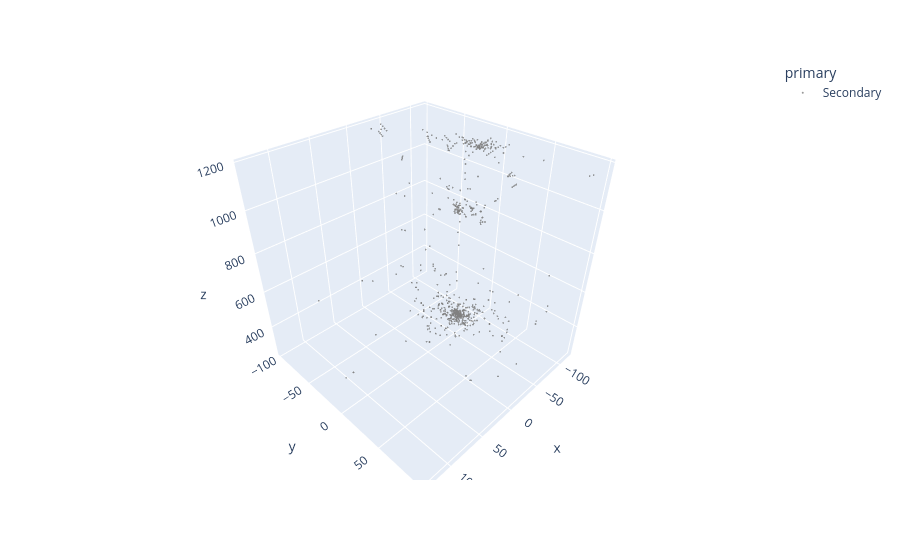

Notebook cell for this chart:
### Code cell
import plotly.express as px

fig = px.scatter_3d(
    long_df,
    x="x",
    y="y",
    z="z",
    color="primary",
    color_discrete_map={
        "Primary": "orange",
        "Secondary": "gray"
    },
    opacity=0.8,
    hover_name="name"

)

fig.update_traces(marker=dict(size=1))
fig.show()

### Figure 1 — Plotly figure (JSON) as saved in the notebook; plotly's stock layout.template omitted (floating-point values rounded to 4 significant figures; data arrays with more than 128 entries replaced by an {"elided": "..."} marker saying what was removed)
{"data": [{"hovertemplate": "<b>%{hovertext}</b><br><br>primary=Secondary<br>x=%{x}<br>y=%{y}<br>z=%{z}<extra></extra>", "hovertext": {"elided": "744 str values"}, "legendgroup": "Secondary", "marker": {"color": "gray", "opacity": 0.8, "size": 1, "symbol": "circle"}, "mode": "markers", "name": "Secondary", "scene": "scene", "showlegend": true, "type": "scatter3d", "x": {"elided": "744 float values"}, "y": {"elided": "744 float values"}, "z": {"elided": "744 float values"}}], "layout": {"legend": {"title": {"text": "primary"}, "tracegroupgap": 0}, "margin": {"t": 60}, "scene": {"domain": {"x": [0, 1], "y": [0, 1]}, "xaxis": {"title": {"text": "x"}}, "yaxis": {"title": {"text": "y"}}, "zaxis": {"title": {"text": "z"}}}}}
